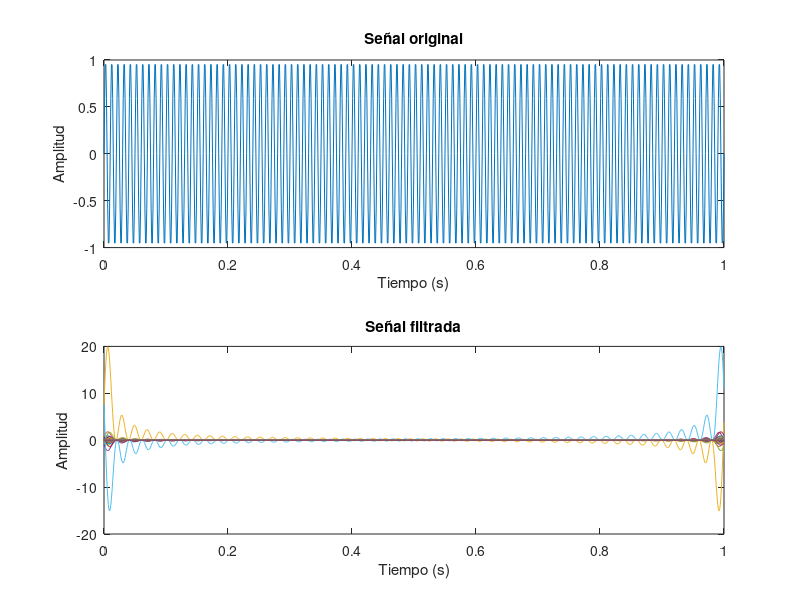

The MATLAB source for this figure:
%Generar señal senoidal
fs = 1000; %frecuencia de muestreo
t = 0:1/fs:1; %vector de tiempo
f = 100; %frecuencia de la señal
x = sin(2*pi*f*t); %Definimos la variable x para la señal senoidal

%Aplicar Transformada de Fourier
xf = fft(x);

%Generar filtro pasa-bajo
n = length(x);
fcutoff = 50; %frecuencia de corte
h = ones(n, 1); %vector de ceros
h(round(n*fcutoff/fs)+1:end) = 0; % aplicar filtro pasa-bajo

% Aplicar filtro a la señal en el dominio de la frecuencia
xf_filtered = xf .* h;

% Convertir señal filtrada a dominio del tiempo
x_filtered = ifft(xf_filtered);

%Graficar señal original y señal filtrada
figure;
subplot (2,1,1);
plot(t, x);
title('Señal original');
xlabel('Tiempo (s)');
ylabel ('Amplitud');
subplot(2,1,2);
plot(t, real(x_filtered));
title('Señal filtrada');
xlabel('Tiempo (s)');
ylabel('Amplitud');
